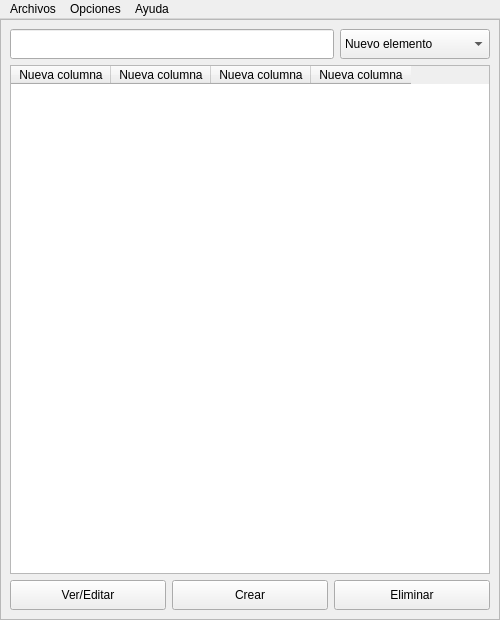
<?xml version="1.0" encoding="UTF-8"?>
<ui version="4.0">
 <class>MainWindow</class>
 <widget class="QMainWindow" name="MainWindow">
  <property name="geometry">
   <rect>
    <x>0</x>
    <y>0</y>
    <width>500</width>
    <height>620</height>
   </rect>
  </property>
  <property name="minimumSize">
   <size>
    <width>500</width>
    <height>620</height>
   </size>
  </property>
  <property name="windowTitle">
   <string>MainWindow</string>
  </property>
  <property name="styleSheet">
   <string notr="true">/*botones*/
QPushButton{
    border: 2px solid #00a6ff;
	color:  #00a6ff;
    border-radius:8px;
	background-color: rgb(0, 0, 0,0.30);
font-family: Verdana;
font-size: 16px;

}

QPushButton:hover{
    border: 2px solid  #00a6ff;
	color: black;
    border-radius: 8px;
	background-color:  #00a6ff;

}


/*textos*/

QLineEdit{
    border: 2px solid #00a6ff;
	color:  #00a6ff;
    border-radius:8px;
	background-color: rgb(0, 0, 0,0.30);
font-family: Verdana;
font-size: 14px;
}





QFrame#frameInicio{
	background: #1e2a30;
	
}



QComboBox{
  margin: 0;
  padding: 0;
  background-color: #004882;
}

QComboBox.box{
  position: absolute;
  top: 50%;
  left: 50%;
  transform: translate(-50%, -50%);
}

QComboBox.box select {
  background-color: #0563af;
  color: white;
  padding: 12px;
  width: 250px;
  border: none;
  font-size: 20px;
  box-shadow: 0 5px 25px rgba(0, 0, 0, 0.2);
  -webkit-appearance: button;
  appearance: button;
  outline: none;
}

.box::before {
  content: &quot;\f13a&quot;;
  font-family: FontAwesome;
  position: absolute;
  top: 0;
  right: 0;
  width: 20%;
  height: 100%;
  text-align: center;
  font-size: 28px;
  line-height: 45px;
  color: rgba(255, 255, 255, 0.5);
  background-color: rgba(255, 255, 255, 0.1);
  pointer-events: none;
}

.box:hover::before {
  color: rgba(255, 255, 255, 0.6);
  background-color: rgba(255, 255, 255, 0.2);
}

.box select option {
  padding: 30px;
}</string>
  </property>
  <widget class="QWidget" name="centralwidget">
   <layout class="QGridLayout" name="gridLayout">
    <property name="leftMargin">
     <number>0</number>
    </property>
    <property name="topMargin">
     <number>0</number>
    </property>
    <property name="rightMargin">
     <number>0</number>
    </property>
    <property name="bottomMargin">
     <number>0</number>
    </property>
    <property name="spacing">
     <number>0</number>
    </property>
    <item row="0" column="0">
     <widget class="QStackedWidget" name="stackedWidget">
      <property name="currentIndex">
       <number>0</number>
      </property>
      <widget class="QWidget" name="page">
       <layout class="QGridLayout" name="gridLayout_2">
        <property name="leftMargin">
         <number>0</number>
        </property>
        <property name="topMargin">
         <number>0</number>
        </property>
        <property name="rightMargin">
         <number>0</number>
        </property>
        <property name="bottomMargin">
         <number>0</number>
        </property>
        <property name="spacing">
         <number>0</number>
        </property>
        <item row="0" column="0">
         <widget class="QFrame" name="frameInicio">
          <property name="frameShape">
           <enum>QFrame::StyledPanel</enum>
          </property>
          <property name="frameShadow">
           <enum>QFrame::Plain</enum>
          </property>
          <layout class="QGridLayout" name="gridLayout_3">
           <item row="0" column="0">
            <widget class="QFrame" name="frame_2">
             <property name="frameShadow">
              <enum>QFrame::Plain</enum>
             </property>
             <layout class="QHBoxLayout" name="horizontalLayout">
              <property name="leftMargin">
               <number>0</number>
              </property>
              <property name="topMargin">
               <number>0</number>
              </property>
              <property name="rightMargin">
               <number>0</number>
              </property>
              <property name="bottomMargin">
               <number>0</number>
              </property>
              <item>
               <widget class="QLineEdit" name="lineBusqueda">
                <property name="minimumSize">
                 <size>
                  <width>0</width>
                  <height>30</height>
                 </size>
                </property>
               </widget>
              </item>
              <item>
               <widget class="QComboBox" name="comboFiltro">
                <property name="minimumSize">
                 <size>
                  <width>150</width>
                  <height>30</height>
                 </size>
                </property>
                <item>
                 <property name="text">
                  <string>Nuevo elemento</string>
                 </property>
                </item>
                <item>
                 <property name="text">
                  <string>Nuevo elemento</string>
                 </property>
                </item>
                <item>
                 <property name="text">
                  <string>Nuevo elemento</string>
                 </property>
                </item>
                <item>
                 <property name="text">
                  <string>Nuevo elemento</string>
                 </property>
                </item>
               </widget>
              </item>
             </layout>
            </widget>
           </item>
           <item row="1" column="0">
            <widget class="QTableWidget" name="tableAnotaciones">
             <column>
              <property name="text">
               <string>Nueva columna</string>
              </property>
             </column>
             <column>
              <property name="text">
               <string>Nueva columna</string>
              </property>
             </column>
             <column>
              <property name="text">
               <string>Nueva columna</string>
              </property>
             </column>
             <column>
              <property name="text">
               <string>Nueva columna</string>
              </property>
             </column>
            </widget>
           </item>
           <item row="2" column="0">
            <widget class="QFrame" name="frame_3">
             <property name="frameShadow">
              <enum>QFrame::Plain</enum>
             </property>
             <layout class="QHBoxLayout" name="horizontalLayout_2">
              <property name="leftMargin">
               <number>0</number>
              </property>
              <property name="topMargin">
               <number>0</number>
              </property>
              <property name="rightMargin">
               <number>0</number>
              </property>
              <property name="bottomMargin">
               <number>0</number>
              </property>
              <item>
               <widget class="QPushButton" name="botEditar">
                <property name="minimumSize">
                 <size>
                  <width>0</width>
                  <height>30</height>
                 </size>
                </property>
                <property name="text">
                 <string>Ver/Editar</string>
                </property>
               </widget>
              </item>
              <item>
               <widget class="QPushButton" name="botCrear">
                <property name="minimumSize">
                 <size>
                  <width>0</width>
                  <height>30</height>
                 </size>
                </property>
                <property name="text">
                 <string>Crear</string>
                </property>
               </widget>
              </item>
              <item>
               <widget class="QPushButton" name="botEliminar">
                <property name="minimumSize">
                 <size>
                  <width>0</width>
                  <height>30</height>
                 </size>
                </property>
                <property name="text">
                 <string>Eliminar</string>
                </property>
               </widget>
              </item>
             </layout>
            </widget>
           </item>
          </layout>
         </widget>
        </item>
       </layout>
      </widget>
      <widget class="QWidget" name="page_2">
       <layout class="QGridLayout" name="gridLayout_4">
        <item row="0" column="1">
         <widget class="QFrame" name="frame_4">
          <property name="frameShape">
           <enum>QFrame::StyledPanel</enum>
          </property>
          <property name="frameShadow">
           <enum>QFrame::Plain</enum>
          </property>
          <layout class="QGridLayout" name="gridLayout_5">
           <item row="4" column="0">
            <widget class="QFrame" name="frame_5">
             <property name="frameShape">
              <enum>QFrame::StyledPanel</enum>
             </property>
             <property name="frameShadow">
              <enum>QFrame::Plain</enum>
             </property>
             <layout class="QHBoxLayout" name="horizontalLayout_3">
              <property name="leftMargin">
               <number>0</number>
              </property>
              <property name="topMargin">
               <number>0</number>
              </property>
              <property name="rightMargin">
               <number>0</number>
              </property>
              <property name="bottomMargin">
               <number>0</number>
              </property>
              <item>
               <widget class="QPushButton" name="pushButton_4">
                <property name="text">
                 <string>Guardar</string>
                </property>
               </widget>
              </item>
              <item>
               <widget class="QPushButton" name="pushButton_6">
                <property name="text">
                 <string>Eliminar</string>
                </property>
               </widget>
              </item>
              <item>
               <widget class="QPushButton" name="pushButton_7">
                <property name="text">
                 <string>Atras</string>
                </property>
               </widget>
              </item>
              <item>
               <widget class="QPushButton" name="pushButton_5">
                <property name="text">
                 <string>Fecha</string>
                </property>
               </widget>
              </item>
             </layout>
            </widget>
           </item>
           <item row="0" column="0">
            <widget class="QFrame" name="frame_6">
             <property name="frameShape">
              <enum>QFrame::StyledPanel</enum>
             </property>
             <property name="frameShadow">
              <enum>QFrame::Plain</enum>
             </property>
             <layout class="QHBoxLayout" name="horizontalLayout_4">
              <property name="leftMargin">
               <number>0</number>
              </property>
              <property name="topMargin">
               <number>0</number>
              </property>
              <property name="rightMargin">
               <number>0</number>
              </property>
              <property name="bottomMargin">
               <number>0</number>
              </property>
              <item>
               <widget class="QLabel" name="label">
                <property name="text">
                 <string>Titulo</string>
                </property>
               </widget>
              </item>
              <item>
               <widget class="QLineEdit" name="lineEdit_2"/>
              </item>
             </layout>
            </widget>
           </item>
           <item row="3" column="0">
            <widget class="QFrame" name="frame_7">
             <property name="frameShape">
              <enum>QFrame::StyledPanel</enum>
             </property>
             <property name="frameShadow">
              <enum>QFrame::Plain</enum>
             </property>
             <layout class="QHBoxLayout" name="horizontalLayout_5">
              <property name="leftMargin">
               <number>0</number>
              </property>
              <property name="topMargin">
               <number>0</number>
              </property>
              <property name="rightMargin">
               <number>0</number>
              </property>
              <property name="bottomMargin">
               <number>0</number>
              </property>
              <item>
               <spacer name="horizontalSpacer">
                <property name="orientation">
                 <enum>Qt::Horizontal</enum>
                </property>
                <property name="sizeHint" stdset="0">
                 <size>
                  <width>40</width>
                  <height>20</height>
                 </size>
                </property>
               </spacer>
              </item>
              <item>
               <widget class="QLabel" name="label_2">
                <property name="text">
                 <string>TextLabel</string>
                </property>
                <property name="alignment">
                 <set>Qt::AlignRight|Qt::AlignTrailing|Qt::AlignVCenter</set>
                </property>
               </widget>
              </item>
              <item>
               <widget class="QComboBox" name="comboBox_2">
                <property name="minimumSize">
                 <size>
                  <width>120</width>
                  <height>0</height>
                 </size>
                </property>
                <property name="maximumSize">
                 <size>
                  <width>16777215</width>
                  <height>16777215</height>
                 </size>
                </property>
               </widget>
              </item>
             </layout>
            </widget>
           </item>
           <item row="2" column="0">
            <widget class="QTextEdit" name="textEdit"/>
           </item>
          </layout>
         </widget>
        </item>
       </layout>
      </widget>
     </widget>
    </item>
   </layout>
  </widget>
  <widget class="QMenuBar" name="menubar">
   <property name="geometry">
    <rect>
     <x>0</x>
     <y>0</y>
     <width>500</width>
     <height>21</height>
    </rect>
   </property>
   <widget class="QMenu" name="menuArchivos">
    <property name="title">
     <string>Archivos</string>
    </property>
    <addaction name="actionCopia_de_seguridad"/>
    <addaction name="actionRecuperar_datos"/>
    <addaction name="actionFormatear"/>
    <addaction name="separator"/>
    <addaction name="actionCarpeta_copias"/>
    <addaction name="separator"/>
    <addaction name="actionSalir"/>
   </widget>
   <widget class="QMenu" name="menuOpciones">
    <property name="title">
     <string>Opciones</string>
    </property>
    <widget class="QMenu" name="menuIdioma">
     <property name="title">
      <string>Idioma</string>
     </property>
     <addaction name="actionIngles"/>
     <addaction name="actionEspa_ol"/>
    </widget>
    <addaction name="menuIdioma"/>
    <addaction name="separator"/>
    <addaction name="actionVerificar_datos"/>
   </widget>
   <widget class="QMenu" name="menuAyuda">
    <property name="title">
     <string>Ayuda</string>
    </property>
    <addaction name="actionVer_ayuda"/>
    <addaction name="actionAcerda_de_PyNotex"/>
   </widget>
   <addaction name="menuArchivos"/>
   <addaction name="menuOpciones"/>
   <addaction name="menuAyuda"/>
  </widget>
  <action name="actionCopia_de_seguridad">
   <property name="text">
    <string>Copia de seguridad</string>
   </property>
  </action>
  <action name="actionRecuperar_datos">
   <property name="text">
    <string>Recuperar datos</string>
   </property>
  </action>
  <action name="actionFormatear">
   <property name="text">
    <string>Formatear</string>
   </property>
  </action>
  <action name="actionCarpeta_copias">
   <property name="text">
    <string>Carpeta copias</string>
   </property>
  </action>
  <action name="actionSalir">
   <property name="text">
    <string>Salir</string>
   </property>
  </action>
  <action name="actionIngles">
   <property name="text">
    <string>Ingles</string>
   </property>
  </action>
  <action name="actionEspa_ol">
   <property name="text">
    <string>Español</string>
   </property>
  </action>
  <action name="actionVerificar_datos">
   <property name="text">
    <string>Verificar datos</string>
   </property>
  </action>
  <action name="actionVer_ayuda">
   <property name="text">
    <string>Ver ayuda</string>
   </property>
  </action>
  <action name="actionAcerda_de_PyNotex">
   <property name="text">
    <string>Acerda de PyNotex</string>
   </property>
  </action>
 </widget>
 <resources/>
 <connections/>
</ui>
